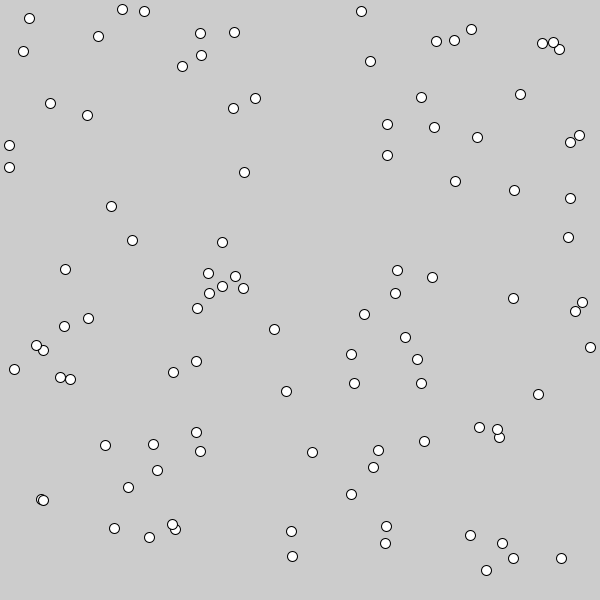
Frame 1 (no input)
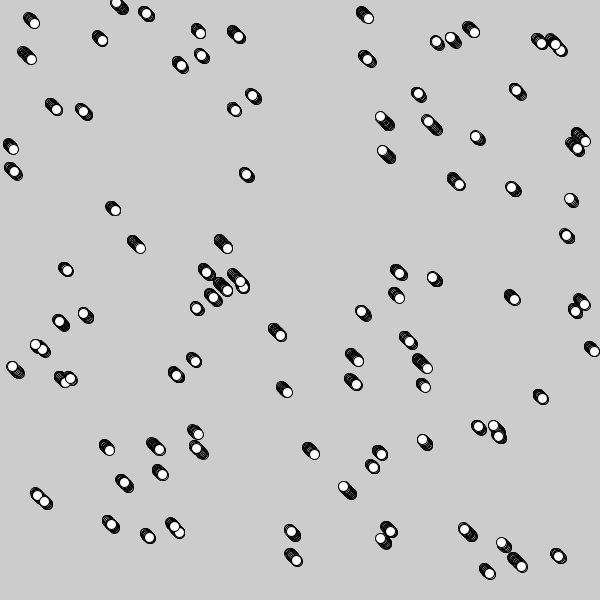
Frame 60 (the mouse pressed at the canvas centre just before this capture)
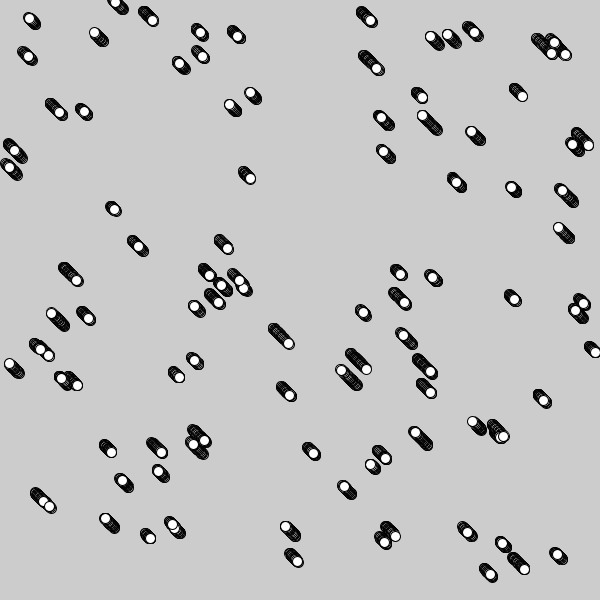
Frame 120 (the mouse held since frame 60 and released just before this capture)

The Processing sketch that drew these frames (run headless with seeded random() and noise(); from frame 60 on, the mouse is pressed at the canvas centre):

// Processing sketch: arreglos01
// ── arreglos01.pde
Particula [] part = new Particula[100];

void setup() {
  size(600, 600);
  for (int i = 0; i < part.length; i++) {
    part[i] = new Particula (random(width), random(height));
  }
}

void draw() {
  for (int i = 0; i < part.length; i++) {
    part[i].display();
    part[i].move();
  }
}

// ── Particula.pde
class Particula {
  float xPos;
  float yPos;

  Particula(float x, float y) {
    xPos = x;
    yPos = y;
  }

  void display() {
    ellipse(xPos, yPos, 10, 10);
  }

  void move() {
    float r = random(-1,1);
    xPos += r;
    yPos +=r;
  }
}//EOC
